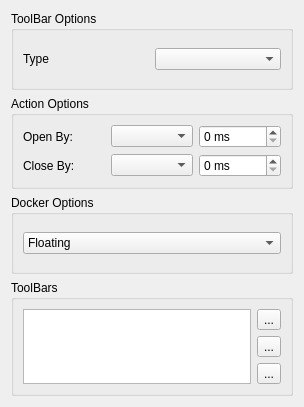
<?xml version="1.0" encoding="UTF-8"?>
<ui version="4.0">
 <class>ToolBarUIConfigOptions</class>
 <widget class="QWidget" name="ToolBarUIConfigOptions">
  <property name="geometry">
   <rect>
    <x>0</x>
    <y>0</y>
    <width>304</width>
    <height>407</height>
   </rect>
  </property>
  <property name="windowTitle">
   <string>Form</string>
  </property>
  <layout class="QVBoxLayout" name="verticalLayout">
   <item>
    <widget class="QGroupBox" name="groupBox_4">
     <property name="title">
      <string>ToolBar Options</string>
     </property>
     <layout class="QGridLayout" name="gridLayout_4">
      <item row="0" column="0">
       <widget class="QLabel" name="label_2">
        <property name="text">
         <string>Type</string>
        </property>
       </widget>
      </item>
      <item row="0" column="1">
       <widget class="QComboBox" name="toolbarTypeCmb"/>
      </item>
     </layout>
    </widget>
   </item>
   <item>
    <widget class="QGroupBox" name="groupBox">
     <property name="title">
      <string>Action Options</string>
     </property>
     <layout class="QGridLayout" name="gridLayout">
      <item row="1" column="2">
       <widget class="QSpinBox" name="intReactionCloseTimeout">
        <property name="suffix">
         <string> ms</string>
        </property>
        <property name="maximum">
         <number>9999</number>
        </property>
       </widget>
      </item>
      <item row="0" column="0">
       <widget class="QLabel" name="label">
        <property name="text">
         <string>Open By:</string>
        </property>
       </widget>
      </item>
      <item row="0" column="2">
       <widget class="QSpinBox" name="intReactionOpenTimeout">
        <property name="suffix">
         <string> ms</string>
        </property>
        <property name="maximum">
         <number>9999</number>
        </property>
       </widget>
      </item>
      <item row="1" column="1">
       <widget class="QComboBox" name="reactionCloseByCmb"/>
      </item>
      <item row="0" column="1">
       <widget class="QComboBox" name="reactionOpenByCmb"/>
      </item>
      <item row="1" column="0">
       <widget class="QLabel" name="label_4">
        <property name="text">
         <string>Close By:</string>
        </property>
       </widget>
      </item>
     </layout>
    </widget>
   </item>
   <item>
    <widget class="QGroupBox" name="groupBox_2">
     <property name="title">
      <string>Docker Options</string>
     </property>
     <layout class="QGridLayout" name="gridLayout_2">
      <item row="0" column="0">
       <widget class="QComboBox" name="dockerDockType">
        <item>
         <property name="text">
          <string>Floating</string>
         </property>
        </item>
        <item>
         <property name="text">
          <string>Docked</string>
         </property>
        </item>
        <item>
         <property name="text">
          <string>Floating Mobile</string>
         </property>
        </item>
        <item>
         <property name="text">
          <string>Dock Mobile</string>
         </property>
        </item>
       </widget>
      </item>
     </layout>
    </widget>
   </item>
   <item>
    <widget class="QGroupBox" name="groupBox_3">
     <property name="title">
      <string>ToolBars</string>
     </property>
     <layout class="QGridLayout" name="gridLayout_3">
      <item row="0" column="1">
       <widget class="QToolButton" name="toolbarAddBtn">
        <property name="text">
         <string>...</string>
        </property>
        <property name="icon">
         <iconset theme="list-add">
          <normaloff>../../../../../</normaloff>../../../../../</iconset>
        </property>
       </widget>
      </item>
      <item row="0" column="0" rowspan="3">
       <widget class="QListView" name="toolbarListView"/>
      </item>
      <item row="2" column="1">
       <widget class="QToolButton" name="toolbarRemoveBtn">
        <property name="text">
         <string>...</string>
        </property>
        <property name="icon">
         <iconset theme="list-remove">
          <normaloff>../../../../../</normaloff>../../../../../</iconset>
        </property>
       </widget>
      </item>
      <item row="1" column="1">
       <widget class="QToolButton" name="toolbarEditBtn">
        <property name="text">
         <string>...</string>
        </property>
        <property name="icon">
         <iconset theme="edit-rename"/>
        </property>
       </widget>
      </item>
     </layout>
    </widget>
   </item>
  </layout>
 </widget>
 <resources/>
 <connections/>
</ui>
